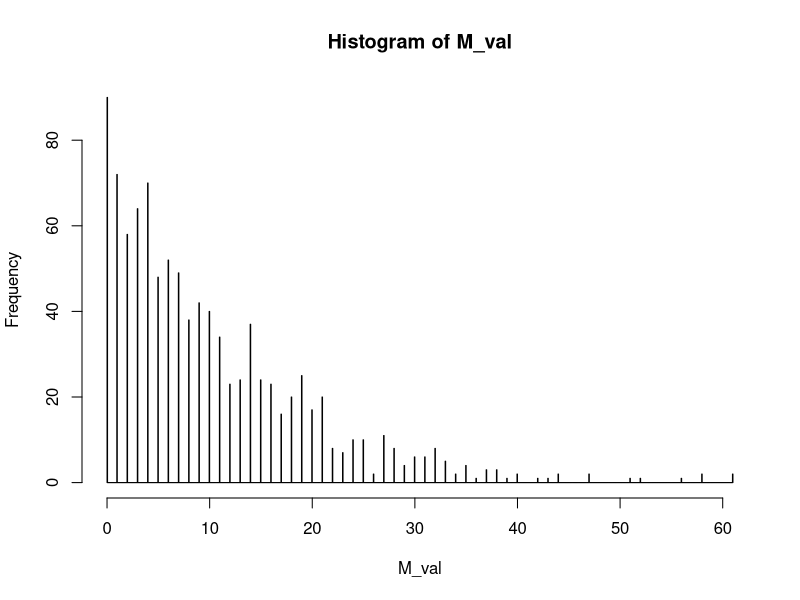
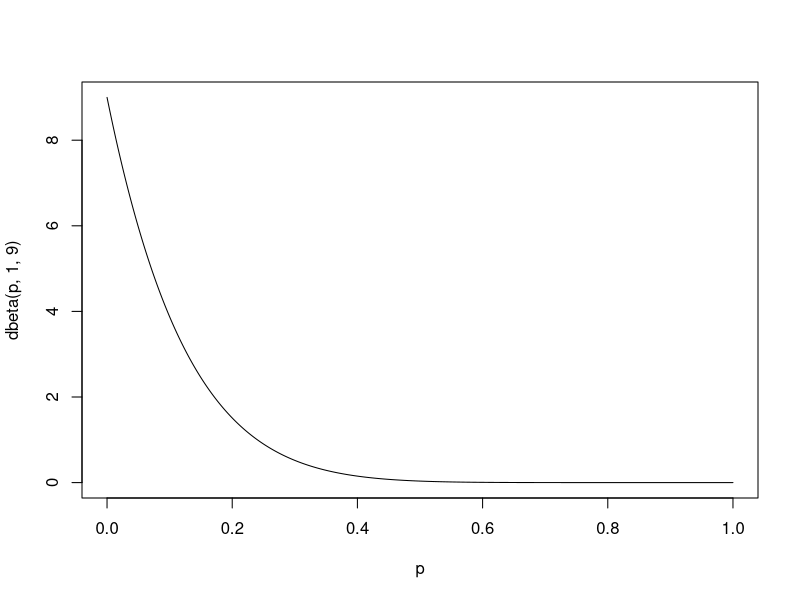

These charts were generated, in order, by the following R code: (Note: a time limit stopped this script after it produced the figures.)
## ---- chunk 1
knitr::opts_chunk$set(echo = TRUE)
## ---- chunk 2
library("ggpubr")

portfolio_simulate <- function(n = 100, a = 1, b = 9){
  
  # Generating a probability modeled as a beta distribution
  psi <- rbeta(1, a, b)
  
  # Generating n Bernoulli trials
  D <- rbinom(n, 1, psi)
  
  return(list(D, sum(D)))
  
}

run_simulation <- function(runs = 1000){
  
  M_val <- rep(0, runs)
  dframe <- data.frame(sample = 1:100)
  for(i in 1:runs){
    res <- portfolio_simulate()
    M_val[i] <- res[[2]]
    dframe[toString(i)] <- res[[1]]
  }
  hist(M_val, breaks = 1000)
  p<- seq(0, 1, length = 1000)
  plot(p, dbeta(p, 1, 9), type = "l")
  
  cor_sum <- 0
  for(i in 1:100){
    for(j in 1:100){
      if(i != j){
        D_x1 <- as.numeric(dframe[i:i,])[2:1001]
        D_x2 <- as.numeric(dframe[j:j,])[2:1001]
        cor_sum <- cor_sum + cor(D_x1, D_x2, method = c("pearson", "kendall", "spearman"))
      }
    }
  }
  # E[D_i] = P(D_i = 1) * 1 + P(D_i = 0) * 0
  #        = P(D_i = 1) * 1
  #        = Sum of all M values / (Total trials)
  #        = sum(M_val) / (1000 * 100)
  Exp_D <- sum(M_val) / (1000 * 100)
  Cor_D <- cor_sum / 9900 
  cat(sprintf("Expected Default: \"%f\" \nCorrelation: \"%f\"\n", Exp_D, Cor_D))
  return(M_val)
  
}

result <- run_simulation()
# Gives me two values: expected default and the other will be the correlation D_i and D_j
